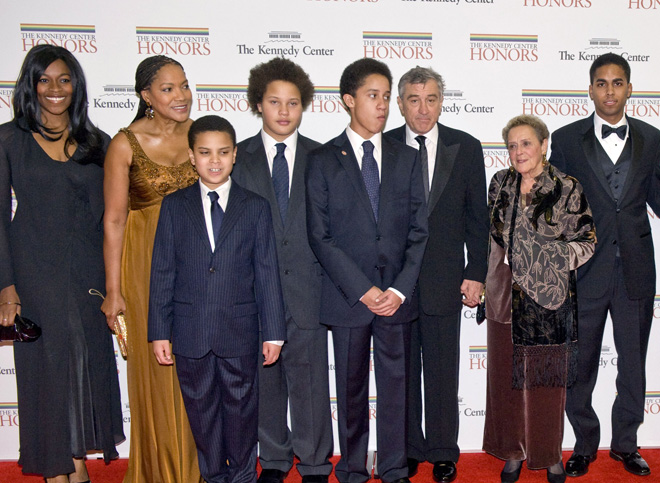
#> input picture python/machine_vision/image.jpg, 660 x 483 px
$ python porn1.py
#> lines starting #> are read from the running program, lines starting #| are printed output that depends on the picture
import numpy as np
import cv2
# [5 lines of commented-out code are left out]
def rotate(img_p, angle):
    height, widht = img_p.Shape[:2]
    point = (widht//2, height//2)
    mat = cv2.getRotationMatrix2D(point, angle, 1)
    return cv2.warpAffine(img_p, mat, (widht, height))

def transform(img, x, y):
    mat = np.float32([[1, 0, x], [0, 1, y]])
    return cv2.warpAffine(img, mat, (img.Shape[1], img.Shape[0]))

#cap = cv2.VideoCapture('input.mp4')
#cap = cv2.VideoCapture(0)
img = cv2.imread('image.jpg')
#> img is the input picture: shape (483, 660, 3); mean B, G, R 99.3, 97.1, 108.6
# [4 lines of commented-out code are left out]
g1 = cv2.medianBlur(img, 7)
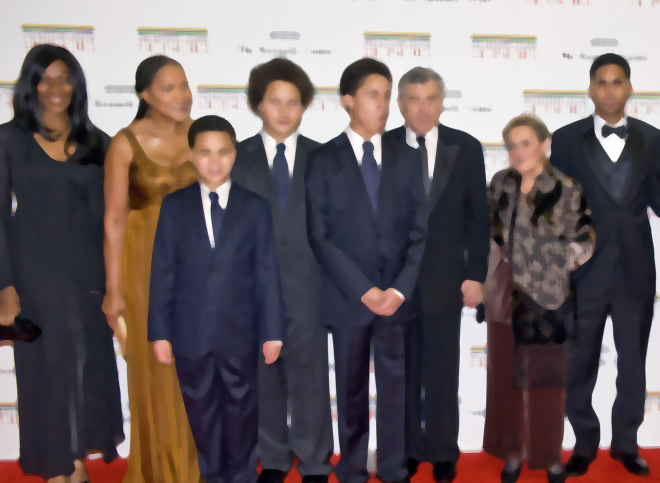
#> g1: shape (483, 660, 3); mean B, G, R 99.3, 97.4, 108.8
#cv2.imshow('medianBlur', g1)


gray = cv2.cvtColor(img, cv2.COLOR_BGR2GRAY)
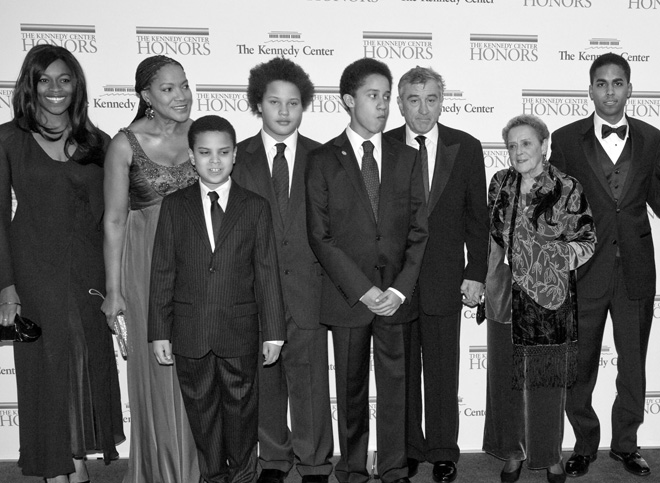
#> gray: shape (483, 660); min 0, max 255, mean 100.8
#cv2.imshow('BGR2GRAY', gray)
#ret, thresh = cv2.threshold(gray, 125, 255, cv2.THRESH_BINARY)
#cv2.imshow('threshold', thresh)
w, h = img.shape[:2]
#> w = 483; h = 660
blank = np.zeros((w, h, 3), dtype='uint8')

circle = cv2.circle(blank.copy(), (200, 200), 43, 200, -1)
cv2.imshow('circle', circle)
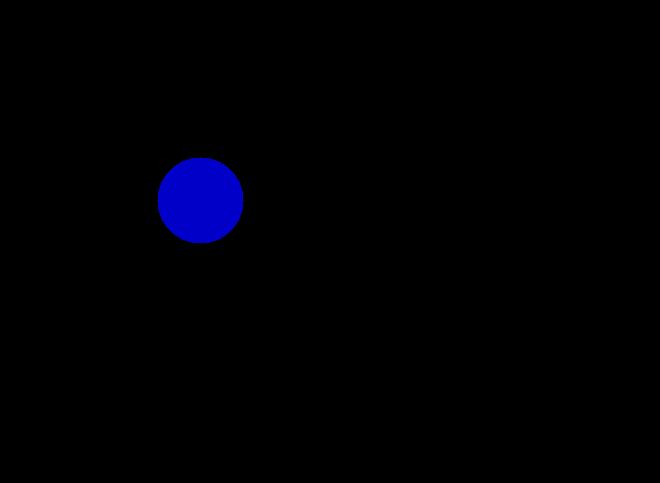
#> window 'circle': shape (483, 660, 3); mean B, G, R 3.6, 0, 0
#cv2.imshow('bitwise_and', btw)
#> (the run stopped early here; a loop or call above may not have finished)

$ run again, with python/machine_vision/mult.jpg copied over python/machine_vision/image.jpg
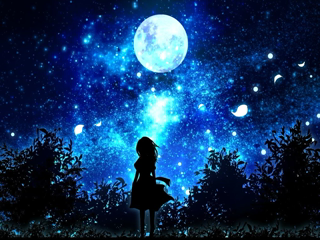
#> input picture python/machine_vision/mult.jpg, 320 x 240 px
#> img is the input picture: shape (240, 320, 3); mean B, G, R 96.3, 52.1, 17.8
#> `gray = cv2.cvtColor(img, cv2.COLOR_BGR2GRAY)`:
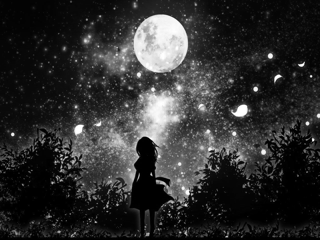
#> gray: shape (240, 320); min 0, max 255, mean 46.9
#> `cv2.imshow('circle', circle)`:
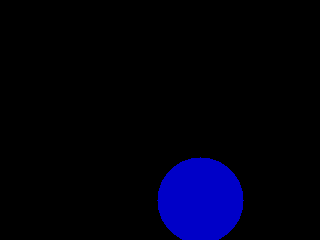
#> window 'circle': shape (240, 320, 3); mean B, G, R 14.9, 0, 0

$ run again, with python/machine_vision/photo1.jpg copied over python/machine_vision/image.jpg
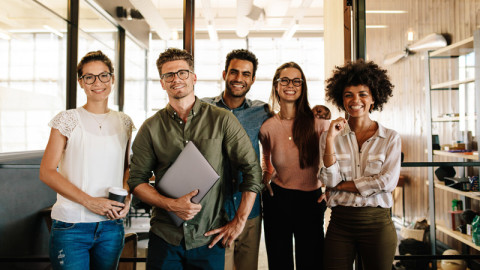
#> input picture python/machine_vision/photo1.jpg, 480 x 270 px
#> img is the input picture: shape (270, 480, 3); mean B, G, R 118.5, 131.9, 144.1
#> `gray = cv2.cvtColor(img, cv2.COLOR_BGR2GRAY)`:
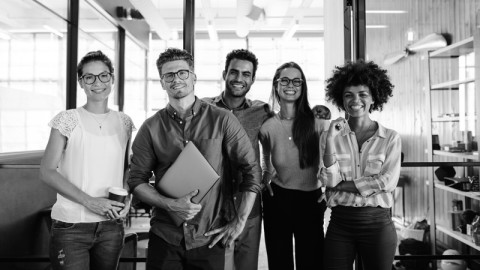
#> gray: shape (270, 480); min 0, max 255, mean 134
#> `cv2.imshow('circle', circle)`:
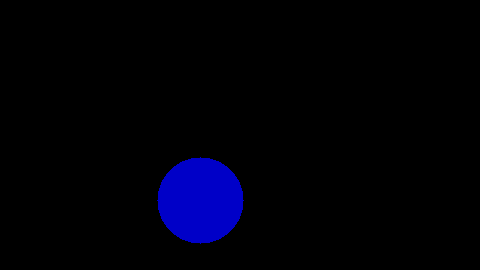
#> window 'circle': shape (270, 480, 3); mean B, G, R 8.9, 0, 0
